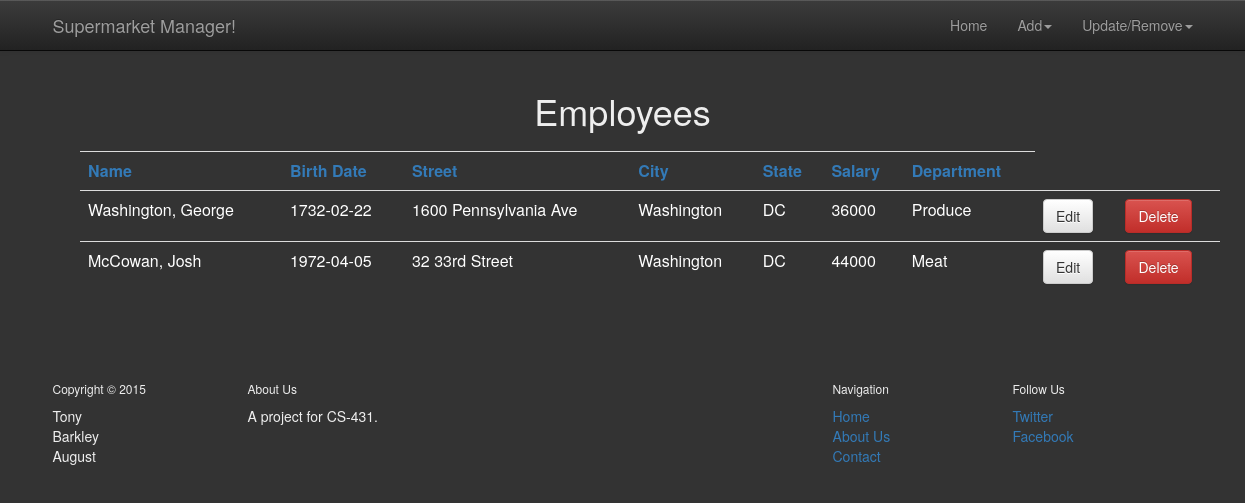
Before: /updateEmp.php with the older database file.
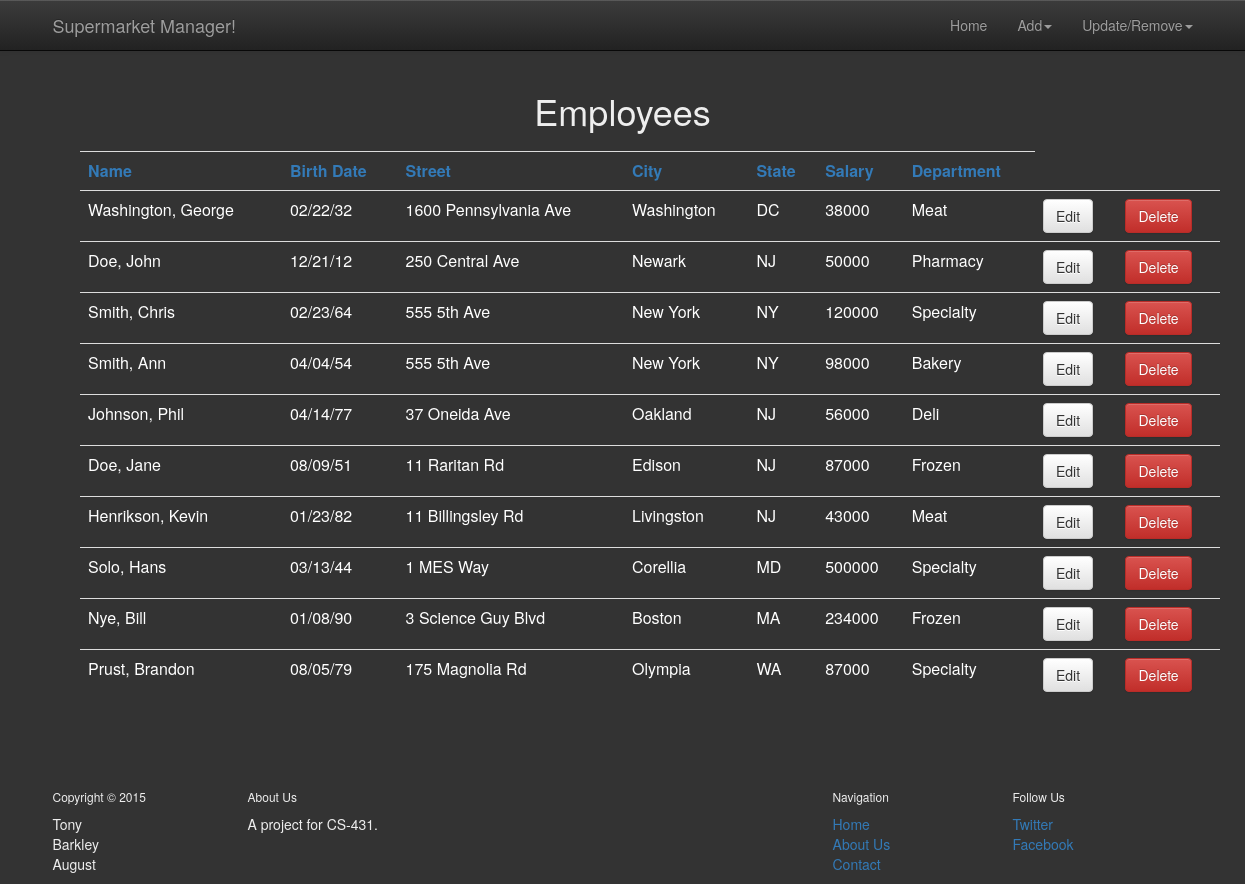
After: the same page with the newer database file.
### tables this page shows
CREATE TABLE IF NOT EXISTS `EMPLOYEE` (
  `Employee_ID` int(11) NOT NULL AUTO_INCREMENT,
  `Employee_first_name` varchar(45) NOT NULL,
  `Employee_last_name` varchar(45) NOT NULL,
  `Employee_salary` int(11) NOT NULL,
  `Employee_date_of_birth` varchar(20) NOT NULL,
  `Employee_phone` varchar(45) NOT NULL,
  `Employee_street_name` varchar(45) NOT NULL,
  `Employee_city` varchar(45) NOT NULL,
  `Employee_state` varchar(2) NOT NULL,
  `Department_ID` int(11) NOT NULL,
  PRIMARY KEY (`Employee_ID`),
  KEY `fk_EMPLOYEE_DEPARTMENT1_idx` (`Department_ID`)
);

CREATE TABLE IF NOT EXISTS `DEPARTMENT` (
  `Department_ID` int(11) NOT NULL AUTO_INCREMENT,
  `Department_name` varchar(45) NOT NULL,
  PRIMARY KEY (`Department_ID`)
);

### updateEmp.php (the view, shortened to what this page needs)
<?php
	include("header.php");
?>
<div class="container-fluid feature">
	<div class="content">
	<h1>Employees</h1>
	<?php
		$s = "SELECT * FROM EMPLOYEE e, DEPARTMENT d
			  WHERE e.Department_ID = d.Department_ID";
		( $t = mysql_query($s) ) or die ( mysql_error() );
	?>
		<div class="container">
		<table class="table table-wrapper" colspan="0">
		<tr>
			<th><a href="updateEmp.php?sort=name">Name</a></th>
			<th><a href="updateEmp.php?sort=dob">Birth Date</a></th>
			<th><a href="updateEmp.php?sort=street">Street</a></th>
			<th><a href="updateEmp.php?sort=city">City</a></th>
			<th><a href="updateEmp.php?sort=state">State</a></th>
			<th><a href="updateEmp.php?sort=salary">Salary</a></th>
			<th><a href="updateEmp.php?sort=dept">Department</a></th>
		</tr>
	<?php
	while ( $row = mysql_fetch_assoc($t) ) :
  		$id = $row['Employee_ID'];
  		$firstName = $row['Employee_first_name'];
  		$lastName = $row['Employee_last_name'];
  		$salary = $row['Employee_salary'];
  		$dob = $row['Employee_date_of_birth'];
  		$street= $row['Employee_street_name'];
  		$city= $row['Employee_city'];
  		$state = $row['Employee_state'];
  		$department = $row['Department_name'];
	?>
		<form action="<?php echo htmlspecialchars($_SERVER["PHP_SELF"]);?>" method="post">
             <tr>
				<td>
					<?php echo $lastName . ", " . $firstName; ?>
				</td>
				<td>
					<?php echo $dob; ?>
				</td>
				<td>
					<?php echo $street; ?>
				</td>
				<td>
					<?php echo $city; ?>
				</td>
				<td>
					<?php echo $state; ?>
				</td>
				<td>
					<?php echo $salary; ?>
				</td>
				<td>
					<?php echo $department; ?>
				</td>
	            <td>
                	<a class="btn btn-default" name = "update" href="editEmployee.php?id=<?php echo $id; ?>">Edit</a>
                </td>
                <td>
                	<a class="btn btn-danger" name="delete" href="deleteEmp.php?id=<?php echo $id; ?>">Delete</a>
                </td>
             </tr>
        </form>
    <?php endwhile ; ?>
      	</table>
	</div>
	</div>
</div>
<?php include("footer.php"); ?>

Changed rows visible on the page:
removed employee: Employee_last_name "McCowan", Employee_first_name "Josh", Employee_date_of_birth "1972-04-05", Employee_street_name "32 33rd Street", Employee_city "Washington", Employee_state "DC", Employee_salary "44000", Department_ID.Department_name "Meat"
changed employee "Washington": Employee_date_of_birth "1732-02-22" → "02/22/32"; Employee_salary "36000" → "38000"; Department_ID.Department_name "Produce" → "Meat"
added employee: Employee_last_name "Doe", Employee_first_name "John", Employee_date_of_birth "12/21/12", Employee_street_name "250 Central Ave", Employee_city "Newark", Employee_state "NJ", Employee_salary "50000", Department_ID.Department_name "Pharmacy"
added employee: Employee_last_name "Smith", Employee_first_name "Chris", Employee_date_of_birth "02/23/64", Employee_street_name "555 5th Ave", Employee_city "New York", Employee_state "NY", Employee_salary "120000", Department_ID.Department_name "Specialty"
added employee: Employee_last_name "Smith", Employee_first_name "Ann", Employee_date_of_birth "04/04/54", Employee_street_name "555 5th Ave", Employee_city "New York", Employee_state "NY", Employee_salary "98000", Department_ID.Department_name "Bakery"
added employee: Employee_last_name "Johnson", Employee_first_name "Phil", Employee_date_of_birth "04/14/77", Employee_street_name "37 Oneida Ave", Employee_city "Oakland", Employee_state "NJ", Employee_salary "56000", Department_ID.Department_name "Deli"
added employee: Employee_last_name "Doe", Employee_first_name "Jane", Employee_date_of_birth "08/09/51", Employee_street_name "11 Raritan Rd", Employee_city "Edison", Employee_state "NJ", Employee_salary "87000", Department_ID.Department_name "Frozen"
added employee: Employee_last_name "Henrikson", Employee_first_name "Kevin", Employee_date_of_birth "01/23/82", Employee_street_name "11 Billingsley Rd", Employee_city "Livingston", Employee_state "NJ", Employee_salary "43000", Department_ID.Department_name "Meat"
added employee: Employee_last_name "Solo", Employee_first_name "Hans", Employee_date_of_birth "03/13/44", Employee_street_name "1 MES Way", Employee_city "Corellia", Employee_state "MD", Employee_salary "500000", Department_ID.Department_name "Specialty"
added employee: Employee_last_name "Nye", Employee_first_name "Bill", Employee_date_of_birth "01/08/90", Employee_street_name "3 Science Guy Blvd", Employee_city "Boston", Employee_state "MA", Employee_salary "234000", Department_ID.Department_name "Frozen"
added employee: Employee_last_name "Prust", Employee_first_name "Brandon", Employee_date_of_birth "08/05/79", Employee_street_name "175 Magnolia Rd", Employee_city "Olympia", Employee_state "WA", Employee_salary "87000", Department_ID.Department_name "Specialty"
